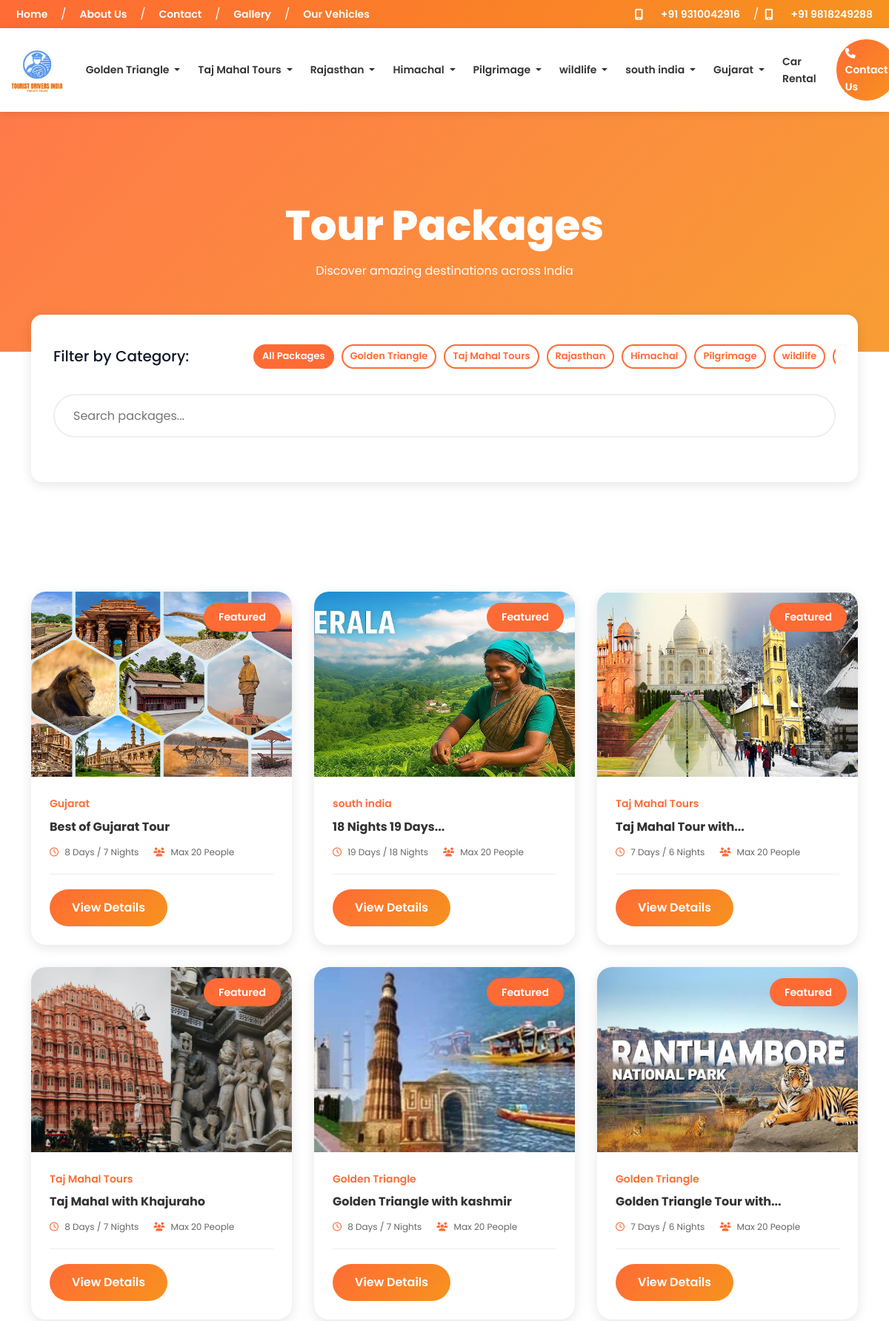
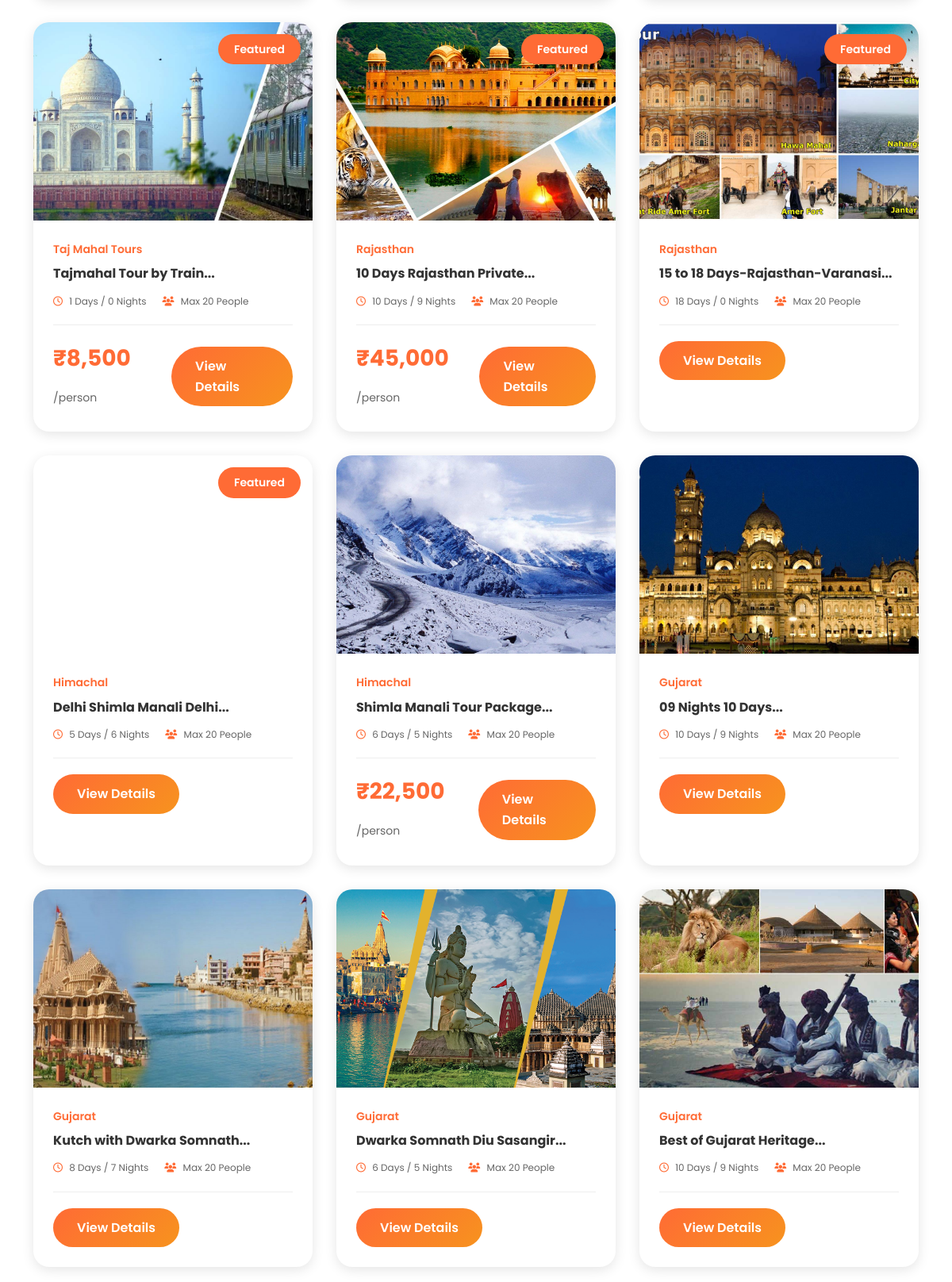
Page /tour-packages (upper part) on the committed database (2 pictures, top to bottom).
### tables this page shows
CREATE TABLE `site_settings` (
  `id` int(11) NOT NULL,
  `setting_key` varchar(100) NOT NULL,
  `setting_value` text DEFAULT NULL,
  `setting_group` varchar(50) DEFAULT NULL,
  `updated_at` timestamp NOT NULL DEFAULT current_timestamp() ON UPDATE current_timestamp()
);

CREATE TABLE `categories` (
  `id` int(11) NOT NULL,
  `name` varchar(100) NOT NULL,
  `slug` varchar(100) NOT NULL,
  `description` text DEFAULT NULL,
  `icon` varchar(255) DEFAULT NULL,
  `display_order` int(11) DEFAULT 0,
  `is_active` tinyint(1) DEFAULT 1,
  `show_in_header` tinyint(1) DEFAULT 1,
  `created_at` timestamp NOT NULL DEFAULT current_timestamp(),
  `updated_at` timestamp NOT NULL DEFAULT current_timestamp() ON UPDATE current_timestamp()
);

CREATE TABLE `tour_packages` (
  `id` int(11) NOT NULL,
  `category_id` int(11) NOT NULL,
  `title` varchar(255) NOT NULL,
  `slug` varchar(255) NOT NULL,
  `short_description` text DEFAULT NULL,
  `description` longtext DEFAULT NULL,
  `duration_days` int(11) NOT NULL,
  `duration_nights` int(11) NOT NULL,
  `base_price` decimal(10,2) NOT NULL,
  `discounted_price` decimal(10,2) DEFAULT NULL,
  `price_type` enum('per_person','per_group') DEFAULT 'per_person',
  `featured_image` varchar(255) DEFAULT NULL,
  `gallery_images` text DEFAULT NULL,
  `video_url` varchar(255) DEFAULT NULL,
  `max_group_size` int(11) DEFAULT 20,
  `min_age` int(11) DEFAULT 0,
  `difficulty_level` enum('easy','moderate','challenging','difficult') DEFAULT 'easy',
  `inclusions` text DEFAULT NULL,
  `exclusions` text DEFAULT NULL,
  `meta_title` varchar(255) DEFAULT NULL,
  `meta_description` text DEFAULT NULL,
  `meta_keywords` text DEFAULT NULL,
  `is_active` tinyint(1) DEFAULT 1,
  `is_featured` tinyint(1) DEFAULT 0,
  `is_bestseller` tinyint(1) DEFAULT 0,
  `display_order` int(11) DEFAULT 0,
  `views` int(11) DEFAULT 0,
  `created_at` timestamp NOT NULL DEFAULT current_timestamp(),
  `updated_at` timestamp NOT NULL DEFAULT current_timestamp() ON UPDATE current_timestamp()
);

### includes/config.php (called while the page is built, shortened)
<?php
$is_local = true;
if (isset($_SERVER['HTTP_HOST'])) {
    $is_local = (
        $_SERVER['HTTP_HOST'] === 'localhost' ||
        $_SERVER['HTTP_HOST'] === '127.0.0.1' ||
        strpos($_SERVER['HTTP_HOST'], 'localhost:') === 0
    );
}
if ($is_local) {
    $db_host = "localhost";
    $db_user = "root";
    $db_pass = "";
    $db_name = "sspsof5_tdspt2";
} else {
    $db_host = "localhost";
    $db_user = "sspsof5_tdip";
    $db_pass = "c3BLiUFay6bU";
    $db_name = "sspsof5_tdip";
    define('SITE_URL', 'https://touristdriversindiaprivatetours.com/');
}
$conn = new mysqli($db_host, $db_user, $db_pass, $db_name);
$conn->set_charset("utf8mb4");
function getSetting($key) {
    global $conn;
    $stmt = $conn->prepare("SELECT setting_value FROM site_settings WHERE setting_key = ?");
    $stmt->bind_param("s", $key);
    $stmt->execute();
    $result = $stmt->get_result();
    if ($row = $result->fetch_assoc()) {
        return $row['setting_value'];
    }
    return null;
}
?>

### tour-packages.php (the view, shortened to what this page needs)
<?php
require_once 'includes/config.php';
$category_id = 0;
$category_slug = isset($_GET['category']) ? mysqli_real_escape_string($conn, $_GET['category']) : '';
$search = isset($_GET['search']) ? mysqli_real_escape_string($conn, $_GET['search']) : '';
$where = "WHERE p.is_active = 1";
$packages_query = "SELECT p.*, c.name as category_name
                   FROM tour_packages p
                   LEFT JOIN categories c ON p.category_id = c.id
                   $where
                   ORDER BY p.is_featured DESC, p.display_order ASC, p.created_at DESC";
$packages_result = $conn->query($packages_query);
$categories = $conn->query("SELECT * FROM categories WHERE is_active = 1 ORDER BY display_order");
include 'includes/header.php';
?>
<section class="page-banner">
    <div class="container">
        <h1>Tour Packages</h1>
        <p>Discover amazing destinations across India</p>
    </div>
</section>
<div class="container">
    <div class="filter-section">
        <div class="row align-items-center">
            <div class="col-lg-3 mb-3 mb-lg-0">
                <h5 class="mb-0">Filter by Category:</h5>
            </div>
            <div class="col-lg-9">
                <div class="filter-buttons-wrapper">
                    <a href="<?php echo SITE_URL; ?>tour-packages" class="filter-btn <?php echo $category_id == 0 ? 'active' : ''; ?>">All Packages</a>
                    <?php while($cat = $categories->fetch_assoc()): ?>
                        <a href="<?php echo SITE_URL; ?>tour-packages?category=<?php echo $cat['slug']; ?>"
                           class="filter-btn <?php echo $category_slug == $cat['slug'] ? 'active' : ''; ?>">
                            <?php echo htmlspecialchars($cat['name']); ?>
                        </a>
                    <?php endwhile; ?>
                </div>
            </div>
        </div>
        <div class="row mt-4">
            <div class="col-12">
                <form method="GET" class="search-box">
                    <input type="text" name="search" placeholder="Search packages..." value="<?php echo htmlspecialchars($search); ?>">
                </form>
            </div>
        </div>
    </div>
</div>
<section class="py-5">
    <div class="container">
        <?php if($packages_result->num_rows > 0): ?>
            <div class="packages-grid">
                <?php while($package = $packages_result->fetch_assoc()): ?>
                    <div class="package-card">
                        <div class="package-image" style="background-image: url('<?php echo SITE_URL . 'uploads/packages/' . ($package['featured_image'] ?? 'default.jpg'); ?>')">
                            <?php if($package['is_featured']): ?>
                                <div class="package-badge">Featured</div>
                            <?php endif; ?>
                        </div>
                        <div class="package-content">
                            <div class="package-category"><?php echo htmlspecialchars($package['category_name']); ?></div>
                            <h3 class="package-title">
                                <?php
                                $title = $package['title'];
                                $words = explode(' ', $title);
                                echo htmlspecialchars(implode(' ', array_slice($words, 0, 4)));
                                if(count($words) > 4) echo '...';
                                ?>
                            </h3>
                            <div class="package-meta">
                                <span><i class="far fa-clock"></i> <?php echo $package['duration_days']; ?> Days / <?php echo $package['duration_nights']; ?> Nights</span>
                                <?php if($package['max_group_size']): ?>
                                    <span><i class="fas fa-users"></i> Max <?php echo $package['max_group_size']; ?> People</span>
                                <?php endif; ?>
                            </div>
                            <div class="package-footer">
                                <?php if($package['base_price'] > 0): ?>
                                    <div class="package-price">
                                        ₹<?php echo number_format($package['discounted_price'] ?? $package['base_price']); ?>
                                        <small>/person</small>
                                    </div>
                                <?php else: ?>
                                <?php endif; ?>
                                <a href="<?php echo SITE_URL; ?>package/<?php echo $package['slug'] ?: $package['id']; ?>" class="btn-view-package">View Details</a>
                            </div>
                        </div>
                    </div>
                <?php endwhile; ?>
            </div>
        <?php endif; ?>
    </div>
</section>
<?php include 'includes/footer.php'; ?>

### includes/header.php (shortened to what this page needs)
<!DOCTYPE html>
<html lang="en">
<head>
    <link href="https://cdn.jsdelivr.net/npm/bootstrap@5.3.2/dist/css/bootstrap.min.css" rel="stylesheet">
    <link rel="stylesheet" href="https://cdnjs.cloudflare.com/ajax/libs/font-awesome/6.5.1/css/all.min.css">
    <link rel="stylesheet" href="https://cdn.jsdelivr.net/npm/sweetalert2@11/dist/sweetalert2.min.css">
    <link rel="stylesheet" href="<?php echo SITE_URL; ?>assets/css/main-style.css?v=<?php echo time(); ?>">
</head>
<body>
    <div class="top-info-bar" style="color: #fff; font-size: 15px; padding: 7px 0;">
        <div class="container-fluid">
            <div class="d-flex justify-content-between align-items-center flex-wrap">
                <div class="d-flex align-items-center flex-wrap custom-header-left" style="gap: 0.5rem;">
                    <a href="<?php echo SITE_URL; ?>" style="color: #fff; text-decoration: none;">Home</a>
                    <span class="">/</span>
                    <a href="about.php" style="color: #fff; text-decoration: none;">About Us</a>
                    <span class="">/</span>
                    <a href="contact.php" style="color: #fff; text-decoration: none;">Contact</a>
                    <span class="">/</span>
                    <a href="gallery.php" style="color: #fff; text-decoration: none;">Gallery</a>
                    <span class="">/</span>
                    <a href="vehicles.php" style="color: #fff; text-decoration: none;">Our Vehicles</a>
                </div>
                <div class="d-flex align-items-center flex-wrap custom-header-right" style="gap: 0.5rem;">
                    <i class="fa fa-mobile-alt"></i>
                    <span><a href="tel:<?php echo getSetting('site_phone'); ?>"><?php echo getSetting('site_phone') ?: '+91 9310042916'; ?></a></span>
                    <span class="">/</span>
                    <i class="fa fa-mobile-alt"></i>
                    <span><a href="tel:9818249288?>"> +91 9818249288</a></span>
                </div>
            </div>
        </div>
    </div>
    <nav class="navbar navbar-expand-lg main-navbar sticky-top">
        <div class="container-fluid">
            <a class="navbar-brand" href="<?php echo SITE_URL; ?>">
                <img src="<?php echo SITE_URL; ?>assets/img/logo.png" alt="Tourist Drivers India" class="navbar-brand-logo">
            </a>
            <div class="collapse navbar-collapse d-none d-lg-block" id="mainNavbar">
                <ul class="navbar-nav ms-auto align-items-center">
                    <?php
                    $nav_categories = $conn->query("SELECT * FROM categories WHERE is_active = 1 AND show_in_header = 1 ORDER BY display_order");
                    while($nav_cat = $nav_categories->fetch_assoc()):
                        $nav_packages = $conn->query("SELECT id, title, slug FROM tour_packages WHERE category_id = {$nav_cat['id']} AND is_active = 1 ORDER BY display_order LIMIT 10");
                        $has_nav_packages = $nav_packages->num_rows > 0;
                    ?>
                    <li class="nav-item dropdown">
                                <a class="nav-link dropdown-toggle" href="<?php echo SITE_URL; ?>tour-packages?category=<?php echo $nav_cat['id']; ?>"
                                    <?php if($has_nav_packages): ?>data-bs-toggle="dropdown"<?php endif; ?> >
                            <?php echo htmlspecialchars($nav_cat['name']); ?>
                        </a>
                    </li>
                    <?php endwhile; ?>
                    <li class="nav-item">
                        <a class="nav-link" href="<?php echo SITE_URL; ?>vehicles">Car Rental</a>
                    </li>
                    <li class="nav-item">
                        <a class="nav-link navbar-contact-btn" href="<?php echo SITE_URL; ?>contact">
                            <i class="fas fa-phone me-2"></i>Contact Us
                        </a>
                    </li>
                </ul>
            </div>
        </div>
    </nav>

### assets/css/main-style.css (style rules this page uses)
:root { --brand-orange: #FF6B35; --brand-coral: #F7931E; --brand-blue: #1E3A8A; --brand-dark: #1F2937; --brand-light: #F9FAFB; --text-primary: #111827; --text-secondary: #6B7280; --white: #FFFFFF; --gradient-main: linear-gradient(135deg, #FF6B35 0%, #F7931E 100%); --gradient-blue: linear-gradient(135deg, #1E3A8A 0%, #3B82F6 100%); --shadow-sm: 0 1px 3px rgba(0,0,0,0.12); --shadow-md: 0 4px 12px rgba(0,0,0,0.15); --shadow-lg: 0 10px 30px rgba(0,0,0,0.2); }
* { margin: 0; padding: 0; box-sizing: border-box; }
body { font-family: 'Poppins', sans-serif; color: var(--text-primary); line-height: 1.6; overflow-x: hidden; }

### includes/header.php (style rules this page uses)
.top-info-bar { background: linear-gradient(135deg, #FF6B35 0%, #F7931E 100%); padding: 12px 0; color: white; font-size: 14px; }
.top-info-bar a { color: white; text-decoration: none; margin: 0 10px; font-weight: 600; font-size: 14px; }
.top-info-bar i { margin-right: 6px; font-size: 15px; }
.main-navbar { background: white; box-shadow: 0 2px 10px rgba(0,0,0,0.1); padding: 15px 0; transition: all 0.3s; }
.navbar-brand-logo { height: 60px; }
.main-navbar .nav-link { color: #333; font-weight: 600; font-size: 14px; padding: 8px 12px !important; transition: all 0.3s; }
.navbar-contact-btn { background: linear-gradient(135deg, #FF6B35 0%, #F7931E 100%); color: white !important; padding: 12px 35px !important; border-radius: 50px; font-weight: 700; margin-left: 15px; transition: all 0.3s; }

### tour-packages.php (style rules this page uses)
.page-banner { background: linear-gradient(135deg, rgba(255, 107, 53, 0.9) 0%, rgba(247, 147, 30, 0.9) 100%); padding: 120px 0 80px; color: white; text-align: center; }
.page-banner h1 { font-size: 3.5rem; font-weight: 800; margin-bottom: 15px; }
.filter-section { background: white; padding: 30px; border-radius: 15px; box-shadow: 0 4px 15px rgba(0,0,0,0.1); margin: -50px auto 50px; max-width: 1200px; position: relative; z-index: 10; }
.filter-buttons-wrapper { display: flex; gap: 10px; overflow-x: auto; overflow-y: hidden; padding: 10px 0; scroll-behavior: smooth; -webkit-overflow-scrolling: touch; }
.filter-btn { padding: 4px 10px; border: 2px solid #FF6B35; background: white; color: #FF6B35; border-radius: 50px; font-weight: 600; transition: all 0.3s; font-size: 13px; text-decoration: none; white-space: nowrap; flex-shrink: 0; }
.filter-btn:hover, .filter-btn.active { background: #FF6B35; color: white; }
.packages-grid { display: grid; grid-template-columns: repeat(4, 1fr); gap: 30px; margin: 50px 0; }
@media (max-width: 1399px) { .packages-grid { grid-template-columns: repeat(3, 1fr); } }
.package-card { background: white; border-radius: 20px; overflow: hidden; box-shadow: 0 4px 15px rgba(0,0,0,0.1); transition: all 0.3s; }
.package-image { height: 250px; background-size: cover; background-position: center; position: relative; }
.package-badge { position: absolute; top: 15px; right: 15px; background: #FF6B35; color: white; padding: 8px 20px; border-radius: 50px; font-weight: 600; font-size: 14px; }
.package-content { padding: 25px; }
.package-category { color: #FF6B35; font-weight: 600; font-size: 14px; margin-bottom: 10px; }
.package-title { font-size: 1rem; font-weight: 700; color: #333; margin-bottom: 15px; }
.package-meta { display: flex; gap: 20px; margin-bottom: 20px; padding-bottom: 20px; border-bottom: 1px solid #eee; }
.package-meta span { color: #666; font-size: 12px; }
.package-meta i { color: #FF6B35; margin-right: 5px; }
.package-footer { display: flex; justify-content: space-between; align-items: center; }
.package-price { font-size: 1.75rem; font-weight: 700; color: #FF6B35; }
.package-price small { font-size: 14px; color: #666; font-weight: 400; }
.btn-view-package { padding: 12px 30px; background: linear-gradient(135deg, #FF6B35 0%, #F7931E 100%); color: white; border-radius: 50px; text-decoration: none; font-weight: 600; transition: all 0.3s; }
.search-box { margin-bottom: 30px; }
.search-box input { padding: 15px 25px; border: 2px solid #eee; border-radius: 50px; width: 100%; font-size: 16px; }

### rows in the picture
site_settings: setting_value "+91 9310042916"
categories: name "Golden Triangle"
categories: name "Taj Mahal Tours"
categories: name "Rajasthan"
categories: name "Himachal"
categories: name "Pilgrimage"
categories: name "wildlife"
categories: name "south india"
categories: name "Gujarat"
tour_packages: featured_image (picture), is_featured "Featured", category.name "Gujarat", title "Best of Gujarat Tour", duration_days "8", duration_nights "7", max_group_size "20"
tour_packages: featured_image (picture), is_featured "Featured", category.name "south india", title "18 Nights 19 Days", duration_days "19", duration_nights "18", max_group_size "20"
tour_packages: featured_image (picture), is_featured "Featured", category.name "Taj Mahal Tours", title "Taj Mahal Tour with", duration_days "7", duration_nights "6", max_group_size "20"
tour_packages: featured_image (picture), is_featured "Featured", category.name "Taj Mahal Tours", title "Taj Mahal with Khajuraho", duration_days "8", duration_nights "7", max_group_size "20"
tour_packages: featured_image (picture), is_featured "Featured", category.name "Golden Triangle", title "Golden Triangle with kashmir", duration_days "8", duration_nights "7", max_group_size "20"
tour_packages: featured_image (picture), is_featured "Featured", category.name "Golden Triangle", title "Golden Triangle Tour with", duration_days "7", duration_nights "6", max_group_size "20"
tour_packages: featured_image (picture), is_featured "Featured", category.name "Taj Mahal Tours", title "Tajmahal Tour by Train", duration_days "1", duration_nights "0", max_group_size "20", discounted_price+base_price "8,500"
tour_packages: featured_image (picture), is_featured "Featured", category.name "Rajasthan", title "10 Days Rajasthan Private", duration_days "10", duration_nights "9", max_group_size "20", discounted_price+base_price "45,000"
tour_packages: featured_image (picture), is_featured "Featured", category.name "Rajasthan", title "15 to 18 Days-Rajasthan-Varanasi", duration_days "18", duration_nights "0", max_group_size "20"
tour_packages: is_featured "Featured", category.name "Himachal", title "Delhi Shimla Manali Delhi", duration_days "5", duration_nights "6", max_group_size "20"
tour_packages: featured_image (picture), category.name "Himachal", title "Shimla Manali Tour Package", duration_days "6", duration_nights "5", max_group_size "20", discounted_price+base_price "22,500"
tour_packages: featured_image (picture), category.name "Gujarat", title "09 Nights 10 Days", duration_days "10", duration_nights "9", max_group_size "20"
tour_packages: featured_image (picture), category.name "Gujarat", title "Kutch with Dwarka Somnath", duration_days "8", duration_nights "7", max_group_size "20"
tour_packages: featured_image (picture), category.name "Gujarat", title "Dwarka Somnath Diu Sasangir", duration_days "6", duration_nights "5", max_group_size "20"
tour_packages: featured_image (picture), category.name "Gujarat", title "Best of Gujarat Heritage", duration_days "10", duration_nights "9", max_group_size "20"
